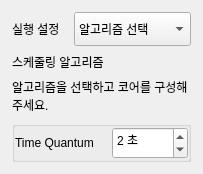
           <widget class="QFrame" name="algorithm_card">
            <property name="role" stdset="0">
             <string>card</string>
            </property>
            <property name="frameShape">
             <enum>QFrame::NoFrame</enum>
            </property>
            <layout class="QVBoxLayout" name="algorithm_layout">
             <property name="leftMargin">
              <number>12</number>
             </property>
             <property name="topMargin">
              <number>12</number>
             </property>
             <property name="rightMargin">
              <number>12</number>
             </property>
             <property name="bottomMargin">
              <number>12</number>
             </property>
             <property name="spacing">
              <number>7</number>
             </property>
             <item>
              <layout class="QHBoxLayout" name="algorithm_header" stretch="0,1">
               <property name="leftMargin">
                <number>0</number>
               </property>
               <property name="topMargin">
                <number>0</number>
               </property>
               <property name="rightMargin">
                <number>0</number>
               </property>
               <property name="bottomMargin">
                <number>0</number>
               </property>
               <property name="spacing">
                <number>14</number>
               </property>
               <item>
                <widget class="QLabel" name="lb_algorithm_title">
                 <property name="role" stdset="0">
                  <string>section_title</string>
                 </property>
                 <property name="text">
                  <string>실행 설정</string>
                 </property>
                </widget>
               </item>
               <item>
                <widget class="QComboBox" name="cb_algorithm">
                 <property name="minimumSize">
                  <size>
                   <width>0</width>
                   <height>34</height>
                  </size>
                 </property>
                 <item>
                  <property name="text">
                   <string>알고리즘 선택</string>
                  </property>
                 </item>
                 <item>
                  <property name="text">
                   <string>FCFS</string>
                  </property>
                 </item>
                 <item>
                  <property name="text">
                   <string>RR</string>
                  </property>
                 </item>
                 <item>
                  <property name="text">
                   <string>SPN</string>
                  </property>
                 </item>
                 <item>
                  <property name="text">
                   <string>SRTN</string>
                  </property>
                 </item>
                 <item>
                  <property name="text">
                   <string>HRRN</string>
                  </property>
                 </item>
                 <item>
                  <property name="text">
                   <string>DRR</string>
                  </property>
                 </item>
                </widget>
               </item>
              </layout>
             </item>
             <item>
              <widget class="QLabel" name="lb_algorithm_caption">
               <property name="role" stdset="0">
                <string>field_label</string>
               </property>
               <property name="text">
                <string>스케줄링 알고리즘</string>
               </property>
               <property name="visible">
                <bool>false</bool>
               </property>
              </widget>
             </item>
             <item>
              <widget class="QLabel" name="lb_algorithm_hint">
               <property name="role" stdset="0">
                <string>muted</string>
               </property>
               <property name="text">
                <string>알고리즘을 선택하고 코어를 구성해 주세요.</string>
               </property>
               <property name="wordWrap">
                <bool>true</bool>
               </property>
              </widget>
             </item>
             <item>
              <widget class="QGroupBox" name="gb_Timeq">
               <property name="role" stdset="0">
                <string>form_group</string>
               </property>
               <property name="title">
                <string />
               </property>
               <property name="flat">
                <bool>true</bool>
               </property>
               <layout class="QHBoxLayout" name="timeq_layout">
                <property name="leftMargin">
                 <number>0</number>
                </property>
                <property name="topMargin">
                 <number>0</number>
                </property>
                <property name="rightMargin">
                 <number>0</number>
                </property>
                <property name="bottomMargin">
                 <number>0</number>
                </property>
                <property name="spacing">
                 <number>8</number>
                </property>
                <item>
                 <widget class="QLabel" name="lb_quantum_label">
                  <property name="role" stdset="0">
                   <string>field_label</string>
                  </property>
                  <property name="text">
                   <string>Time Quantum</string>
                  </property>
                 </widget>
                </item>
                <item>
                 <spacer name="timeq_spacer">
                  <property name="orientation">
                   <enum>Qt::Horizontal</enum>
                  </property>
                  <property name="sizeType">
                   <enum>QSizePolicy::Expanding</enum>
                  </property>
                  <property name="sizeHint" stdset="0">
                   <size>
                    <width>10</width>
                    <height>0</height>
                   </size>
                  </property>
                 </spacer>
                </item>
                <item>
                 <widget class="QSpinBox" name="sb_Timeq">
                  <property name="minimumSize">
                   <size>
                    <width>76</width>
                    <height>32</height>
                   </size>
                  </property>
                  <property name="minimum">
                   <number>1</number>
                  </property>
                  <property name="maximum">
                   <number>20</number>
                  </property>
                  <property name="value">
                   <number>2</number>
                  </property>
                  <property name="suffix">
                   <string> 초</string>
                  </property>
                 </widget>
                </item>
               </layout>
              </widget>
             </item>
            </layout>
           </widget>
